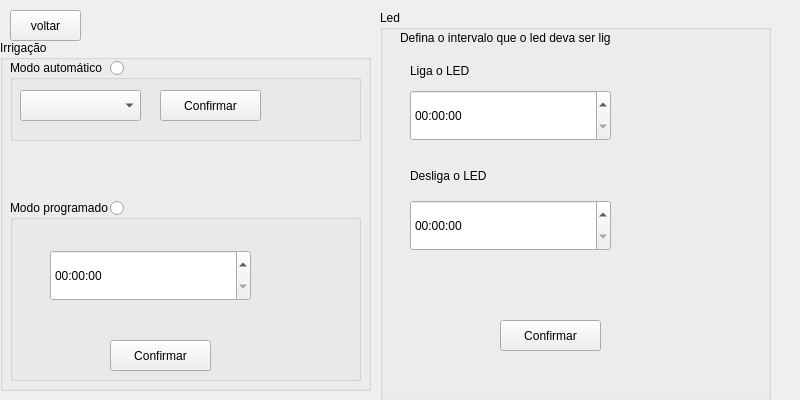
<?xml version="1.0" encoding="UTF-8"?>
<ui version="4.0">
 <class>config</class>
 <widget class="QWidget" name="config">
  <property name="geometry">
   <rect>
    <x>0</x>
    <y>0</y>
    <width>800</width>
    <height>400</height>
   </rect>
  </property>
  <property name="minimumSize">
   <size>
    <width>800</width>
    <height>400</height>
   </size>
  </property>
  <property name="maximumSize">
   <size>
    <width>800</width>
    <height>400</height>
   </size>
  </property>
  <property name="windowTitle">
   <string>Form</string>
  </property>
  <widget class="QGroupBox" name="gb_irrigar">
   <property name="geometry">
    <rect>
     <x>0</x>
     <y>40</y>
     <width>371</width>
     <height>351</height>
    </rect>
   </property>
   <property name="title">
    <string>Irrigação</string>
   </property>
   <widget class="QGroupBox" name="gb_auto">
    <property name="enabled">
     <bool>true</bool>
    </property>
    <property name="geometry">
     <rect>
      <x>10</x>
      <y>20</y>
      <width>351</width>
      <height>81</height>
     </rect>
    </property>
    <property name="title">
     <string>Modo automático</string>
    </property>
    <widget class="QRadioButton" name="qr_enable_auto">
     <property name="geometry">
      <rect>
       <x>100</x>
       <y>0</y>
       <width>21</width>
       <height>16</height>
      </rect>
     </property>
     <property name="text">
      <string/>
     </property>
    </widget>
    <widget class="QPushButton" name="pb_confirma_auto">
     <property name="geometry">
      <rect>
       <x>150</x>
       <y>30</y>
       <width>101</width>
       <height>31</height>
      </rect>
     </property>
     <property name="text">
      <string>Confirmar</string>
     </property>
    </widget>
    <widget class="QComboBox" name="cb_percent">
     <property name="geometry">
      <rect>
       <x>10</x>
       <y>30</y>
       <width>121</width>
       <height>31</height>
      </rect>
     </property>
     <item>
      <property name="text">
       <string/>
      </property>
     </item>
     <item>
      <property name="text">
       <string>40%</string>
      </property>
     </item>
     <item>
      <property name="text">
       <string>30%</string>
      </property>
     </item>
     <item>
      <property name="text">
       <string>20%</string>
      </property>
     </item>
     <item>
      <property name="text">
       <string>10%</string>
      </property>
     </item>
    </widget>
   </widget>
   <widget class="QGroupBox" name="gb_prog">
    <property name="geometry">
     <rect>
      <x>10</x>
      <y>160</y>
      <width>351</width>
      <height>181</height>
     </rect>
    </property>
    <property name="title">
     <string>Modo programado</string>
    </property>
    <widget class="QRadioButton" name="qr_enable_prog">
     <property name="geometry">
      <rect>
       <x>100</x>
       <y>0</y>
       <width>21</width>
       <height>16</height>
      </rect>
     </property>
     <property name="text">
      <string/>
     </property>
    </widget>
    <widget class="QPushButton" name="pb_confirma_prog">
     <property name="geometry">
      <rect>
       <x>100</x>
       <y>140</y>
       <width>101</width>
       <height>31</height>
      </rect>
     </property>
     <property name="text">
      <string>Confirmar</string>
     </property>
    </widget>
    <widget class="QTimeEdit" name="te_prog">
     <property name="geometry">
      <rect>
       <x>40</x>
       <y>50</y>
       <width>201</width>
       <height>51</height>
      </rect>
     </property>
    </widget>
   </widget>
  </widget>
  <widget class="QGroupBox" name="gb_led">
   <property name="geometry">
    <rect>
     <x>380</x>
     <y>10</y>
     <width>391</width>
     <height>391</height>
    </rect>
   </property>
   <property name="title">
    <string>Led</string>
   </property>
   <widget class="QLabel" name="label_ledTEXT">
    <property name="geometry">
     <rect>
      <x>20</x>
      <y>20</y>
      <width>211</width>
      <height>16</height>
     </rect>
    </property>
    <property name="text">
     <string>Defina o intervalo que o led deva ser ligado</string>
    </property>
   </widget>
   <widget class="QTimeEdit" name="te_ledON">
    <property name="geometry">
     <rect>
      <x>30</x>
      <y>80</y>
      <width>201</width>
      <height>51</height>
     </rect>
    </property>
   </widget>
   <widget class="QLabel" name="label_ledON">
    <property name="geometry">
     <rect>
      <x>30</x>
      <y>50</y>
      <width>91</width>
      <height>21</height>
     </rect>
    </property>
    <property name="text">
     <string>Liga o LED</string>
    </property>
   </widget>
   <widget class="QLabel" name="label_ledOFF">
    <property name="geometry">
     <rect>
      <x>30</x>
      <y>150</y>
      <width>91</width>
      <height>31</height>
     </rect>
    </property>
    <property name="text">
     <string>Desliga o LED</string>
    </property>
   </widget>
   <widget class="QTimeEdit" name="te_ledOFF">
    <property name="geometry">
     <rect>
      <x>30</x>
      <y>190</y>
      <width>201</width>
      <height>51</height>
     </rect>
    </property>
   </widget>
   <widget class="QPushButton" name="pb_confirma_led">
    <property name="geometry">
     <rect>
      <x>120</x>
      <y>310</y>
      <width>101</width>
      <height>31</height>
     </rect>
    </property>
    <property name="text">
     <string>Confirmar</string>
    </property>
   </widget>
  </widget>
  <widget class="QPushButton" name="pb_voltar">
   <property name="geometry">
    <rect>
     <x>10</x>
     <y>10</y>
     <width>71</width>
     <height>31</height>
    </rect>
   </property>
   <property name="text">
    <string>voltar</string>
   </property>
  </widget>
 </widget>
 <resources/>
 <connections/>
</ui>
